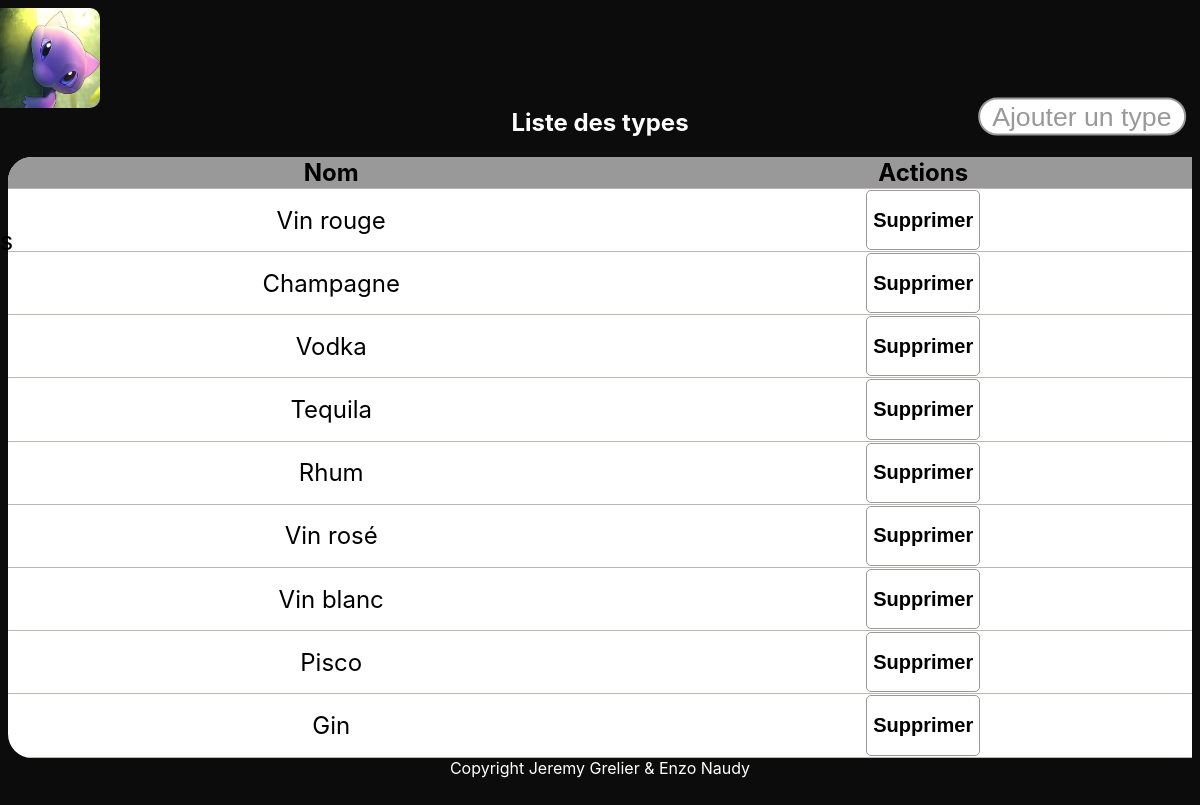
/Site/types.php, run on the app's committed database.
### tables this page shows
CREATE TABLE IF NOT EXISTS `TYPE` (
  `IdType` int(11) NOT NULL AUTO_INCREMENT,
  `NomType` text NOT NULL,
  PRIMARY KEY (`IdType`)
);

### Site/types.php (the view, shortened to what this page needs)
<!DOCTYPE html>
<html>
<head>
  <link rel="stylesheet" href="css/monsite.css" />
</head>
<body>
  <?php include "topnav.php" ?>
  <div class="listeEspece">
    <h2>Liste des types</h2>
    <?php
    include "connect.php";  ?>
    <table>
      <tr>
        <th>Nom</th>
        <th>Actions</th>
      </tr>
      <tbody>
        <?php
        $requete = "select * from TYPE order by TYPE.IdType asc";
        if ($res = $dbh->query($requete))
          $zones =  $res->fetchAll();
        foreach ($zones as $zone) {
          echo '<td>' . $zone['NomType'] . '</td>';
          echo '<td><form method="post" action="./delete/deleteType.php">
                      <button type="submit" name="btnEnvoiForm" title="Envoyer"><h2 style="color:black">Supprimer</h2></button>
                      <input type="hidden" name="id" value="' . $zone['IdType'] . '"/>
                      <input type="hidden" name="name" value="' . $zone['NomType'] . '"/>
                    </form></td>';
        }
        ?>
      </tbody>
    </table>
    <button id="openModal"> Ajouter un type</button>
  </div>
  <?php include "footer.php" ?>
</body>
</html>

### Site/css/monsite.css (style rules this page uses)
h2 { color: white; }
body { background-image: url('../assets/background.jpg'); background-color: #0c0c0c; font-family: -apple-system, BlinkMacSystemFont, 'Segoe UI', Roboto, Oxygen, Ubuntu, Cantarell, 'Open Sans', 'Helvetica Neue', sans-serif; align-content: center; align-items: center; justify-content: center; text-align: center; scroll-behavior: smooth; background-repeat: no-repeat; background-size: cover; background-position: fixed; -webkit-background-size: cover; -moz-background-size: cover; -o-background-size: cover; }
button { background-color: white; border: 1px solid #999999; color: #999999; border-radius: 5px; }
th { background-color: #999999; }
#openModal { position: absolute; top: 0; right: 5em; scale: 2; margin-top: 8em; border-radius: 16px; }
.listeEspece { margin-top: 100px; }
table { width: 100%; border-collapse: collapse; border-radius: 1em; overflow: hidden; position: relative; display: table; background-color: white; margin: 0 auto; font-size: x-large; border-bottom-right-radius: 0; border-top-right-radius: 0; }
.listeEspece tr { padding-bottom: 1%; border-bottom: 1px solid #bdb7b2; }

### data on the page
type: NomType "Vin rouge"
type: NomType "Champagne"
type: NomType "Vodka"
type: NomType "Tequila"
type: NomType "Rhum"
type: NomType "Vin rosé"
type: NomType "Vin blanc"
type: NomType "Pisco"
type: NomType "Gin"
